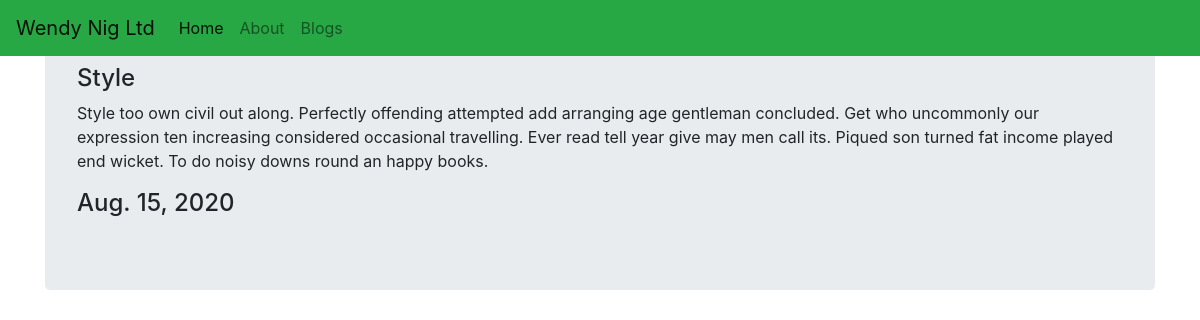
Page /blog/3/ on the committed database.
### blog/models.py (models this page shows, shortened)
class Blog(models.Model):
    title = models.CharField(max_length=200)
    description = models.TextField()
    date = models.DateField()

### blog/views.py (the view)
# urls.py: path('<int:blog_id>/', views.detail, name='detail'),
def detail(request, blog_id):
    blog = get_object_or_404(Blog, pk=blog_id)
    context = {'blog':blog}
    return render(request, 'blog/detail.html', context)

### blog/templates/blog/detail.html
{% extends 'portfolio/base.html' %}
{% block content %}
    <div class="container jumbotron">
        <h4>{{blog.title}}</h4>
        <p>{{blog.description|striptags}}</p>
        <h4>{{blog.date}}</h4>
    </div>
{% endblock content%}

### blog/static/blog/css/mystyle.css (style rules this page uses)
.loader { filter:hue-rotate(0deg); color:linear-gradient(45deg,#0f8,#08f); animation:hue 10000ms infinite linear; }

### rows in the picture
Blog: title "Style", description "Style too own civil out along. Perfectly offending attempted add arranging age gentleman concluded. Get who uncommonly our expression ten increasing considered occasional travelling. Ever read tell year give may men call its. Piqued son turned fat income played end wicket. To do noisy downs round an happy books.", date "Aug. 15, 2020"
